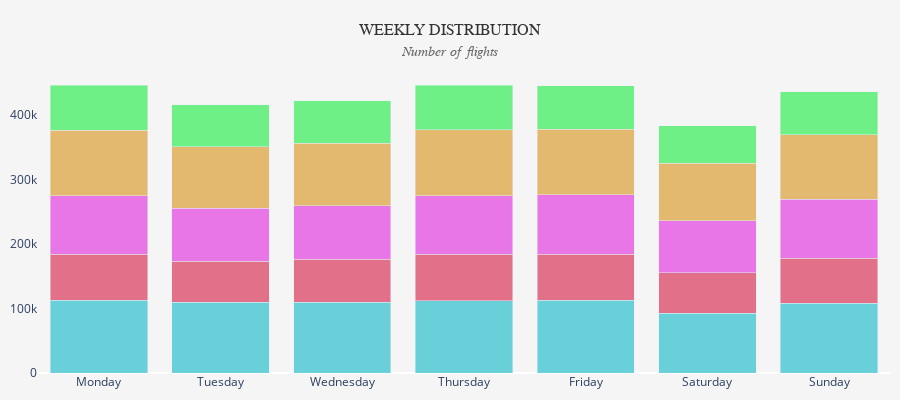

Notebook source saved alongside this figure:
### Markdown cell above
### Chart: Weekly Distribution

### Code cell
df_dow = (
    df_flights
    .group_by(["YEAR", "DAY_OF_WEEK"])
    .agg(pl.len().alias("n_flights"))
    .with_columns(
        # convert DAY_OF_WEEK (1–7) → Monday–Sunday
        pl.col("DAY_OF_WEEK")
        .map_elements(lambda x: dow_map.get(x), return_dtype=pl.Utf8)
        .alias("DAY"),

        # YEAR → string (Plotly views as categorical)
        pl.col("YEAR").cast(pl.Utf8)
    )
    .sort(["YEAR", "DAY_OF_WEEK"])
)

year_colors = {
    "2019": "#47c6d1", 
    "2020": "#de506f",  
    "2021": "#e657e3", 
    "2022": "#deab4e", 
    "2023": "#4df06b",
}
fig = px.bar(df_dow,
            x='DAY', y='n_flights',
            color='YEAR', color_discrete_map = year_colors,
            height=400, 
            color_discrete_sequence = px.colors.qualitative.Pastel)
fig.update_layout(barmode="stack", showlegend = False,
                  xaxis_title = None, yaxis_title = None,
                  yaxis=dict(showgrid=False),
                  title=dict(
                    text=(
                        "WEEKLY DISTRIBUTION"
                        "<br><span style='font-size:14px;color:#666;font-style:italic'>Number of flights</span>"
                    ),
                    x=0.5,
                    xanchor="center"
                  ),
                  margin = dict(l=10, r=10, t=70, b=10),
                  paper_bgcolor="#f5f5f5",   # nền toàn figure (kể cả title)
                  plot_bgcolor="#f5f5f5",    # nền vùng bar chart
                  title_font=dict(size=16, color="#333", family="Comic Sans MS")
)
fig.update_traces(opacity = 0.8)
fig.show()

### Figure 1 — Plotly figure (JSON) as saved in the notebook; plotly's stock layout.template omitted (floating-point values rounded to 4 significant figures)
{"data": [{"hovertemplate": "YEAR=2019<br>DAY=%{x}<br>n_flights=%{y}<extra></extra>", "legendgroup": "2019", "marker": {"color": "#47c6d1", "pattern": {"shape": ""}}, "name": "2019", "opacity": 0.8, "orientation": "v", "showlegend": true, "textposition": "auto", "type": "bar", "x": ["Monday", "Tuesday", "Wednesday", "Thursday", "Friday", "Saturday", "Sunday"], "xaxis": "x", "y": [112766, 109819, 109574, 111943, 112544, 92719, 108130], "yaxis": "y"}, {"hovertemplate": "YEAR=2020<br>DAY=%{x}<br>n_flights=%{y}<extra></extra>", "legendgroup": "2020", "marker": {"color": "#de506f", "pattern": {"shape": ""}}, "name": "2020", "opacity": 0.8, "orientation": "v", "showlegend": true, "textposition": "auto", "type": "bar", "x": ["Monday", "Tuesday", "Wednesday", "Thursday", "Friday", "Saturday", "Sunday"], "xaxis": "x", "y": [71492, 63983, 66893, 72236, 71518, 62686, 70303], "yaxis": "y"}, {"hovertemplate": "YEAR=2021<br>DAY=%{x}<br>n_flights=%{y}<extra></extra>", "legendgroup": "2021", "marker": {"color": "#e657e3", "pattern": {"shape": ""}}, "name": "2021", "opacity": 0.8, "orientation": "v", "showlegend": true, "textposition": "auto", "type": "bar", "x": ["Monday", "Tuesday", "Wednesday", "Thursday", "Friday", "Saturday", "Sunday"], "xaxis": "x", "y": [90794, 81717, 83240, 91140, 92434, 80929, 90958], "yaxis": "y"}, {"hovertemplate": "YEAR=2022<br>DAY=%{x}<br>n_flights=%{y}<extra></extra>", "legendgroup": "2022", "marker": {"color": "#deab4e", "pattern": {"shape": ""}}, "name": "2022", "opacity": 0.8, "orientation": "v", "showlegend": true, "textposition": "auto", "type": "bar", "x": ["Monday", "Tuesday", "Wednesday", "Thursday", "Friday", "Saturday", "Sunday"], "xaxis": "x", "y": [102038, 95306, 96574, 102072, 102118, 89324, 100006], "yaxis": "y"}, {"hovertemplate": "YEAR=2023<br>DAY=%{x}<br>n_flights=%{y}<extra></extra>", "legendgroup": "2023", "marker": {"color": "#4df06b", "pattern": {"shape": ""}}, "name": "2023", "opacity": 0.8, "orientation": "v", "showlegend": true, "textposition": "auto", "type": "bar", "x": ["Monday", "Tuesday", "Wednesday", "Thursday", "Friday", "Saturday", "Sunday"], "xaxis": "x", "y": [69276, 65528, 66325, 69317, 67468, 58375, 66958], "yaxis": "y"}], "layout": {"barmode": "stack", "height": 400, "legend": {"title": {"text": "YEAR"}, "tracegroupgap": 0}, "margin": {"b": 10, "l": 10, "r": 10, "t": 70}, "paper_bgcolor": "#f5f5f5", "plot_bgcolor": "#f5f5f5", "showlegend": false, "title": {"font": {"color": "#333", "family": "Comic Sans MS", "size": 16}, "text": "WEEKLY DISTRIBUTION<br><span style='font-size:14px;color:#666;font-style:italic'>Number of flights</span>", "x": 0.5, "xanchor": "center"}, "xaxis": {"anchor": "y", "domain": [0, 1], "title": {}}, "yaxis": {"anchor": "x", "domain": [0, 1], "showgrid": false, "title": {}}}}
